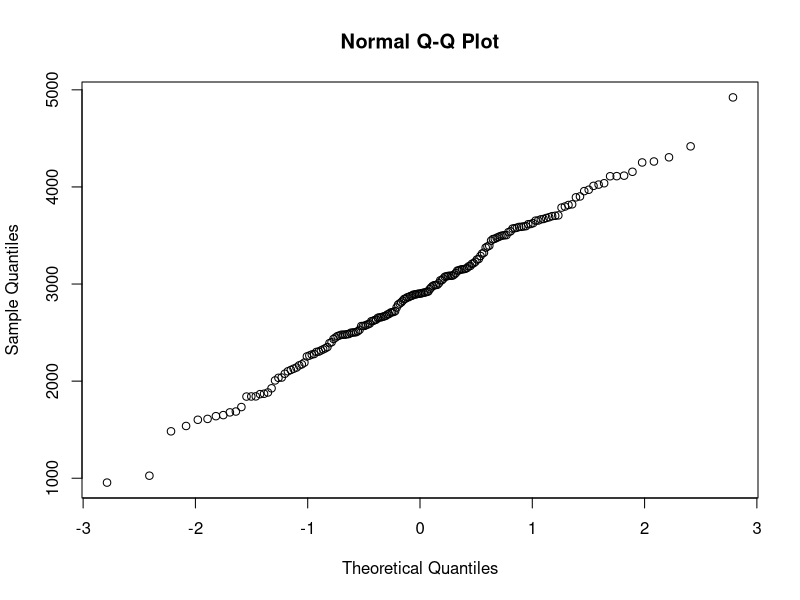
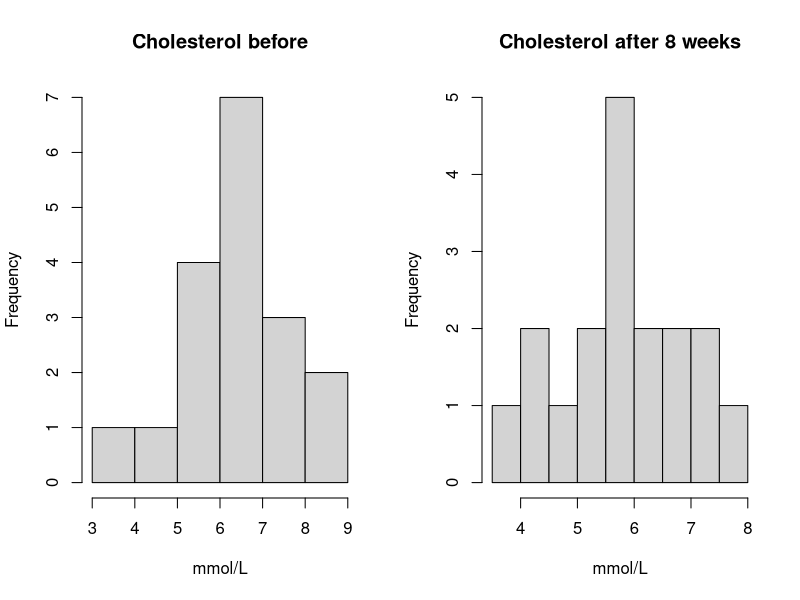
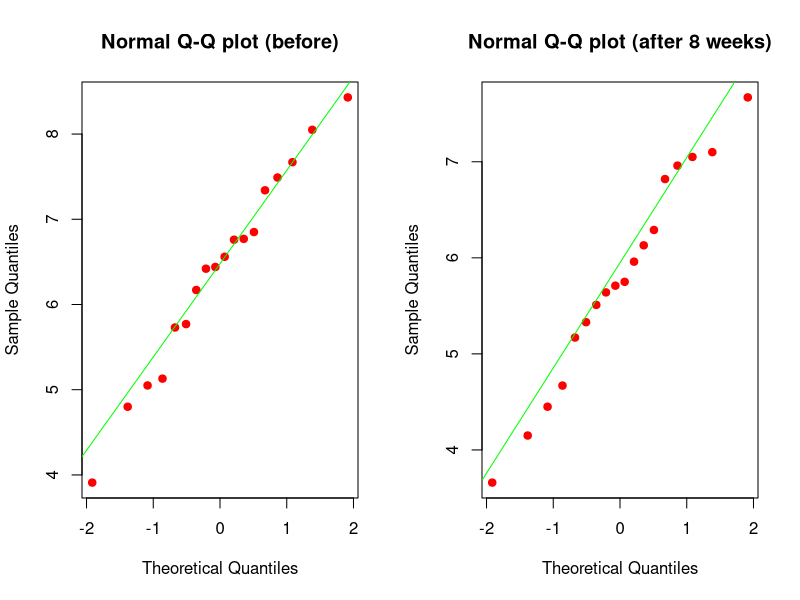
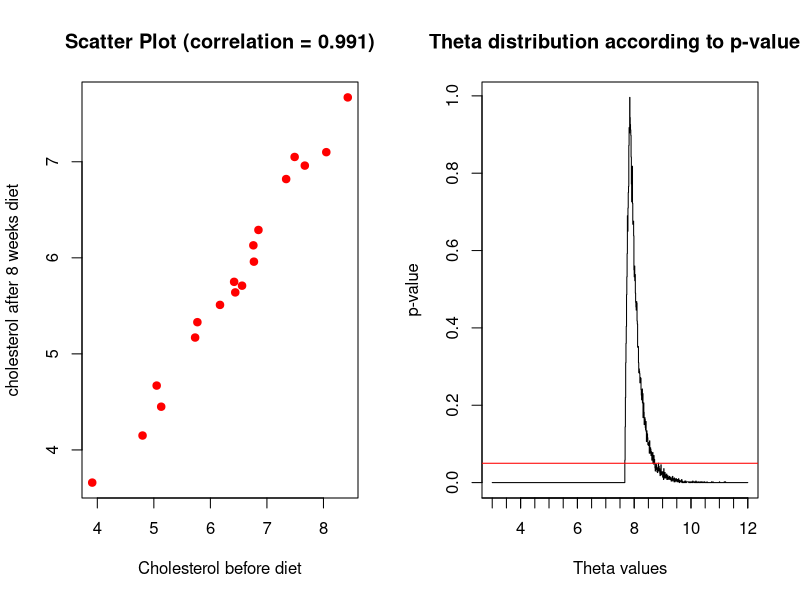
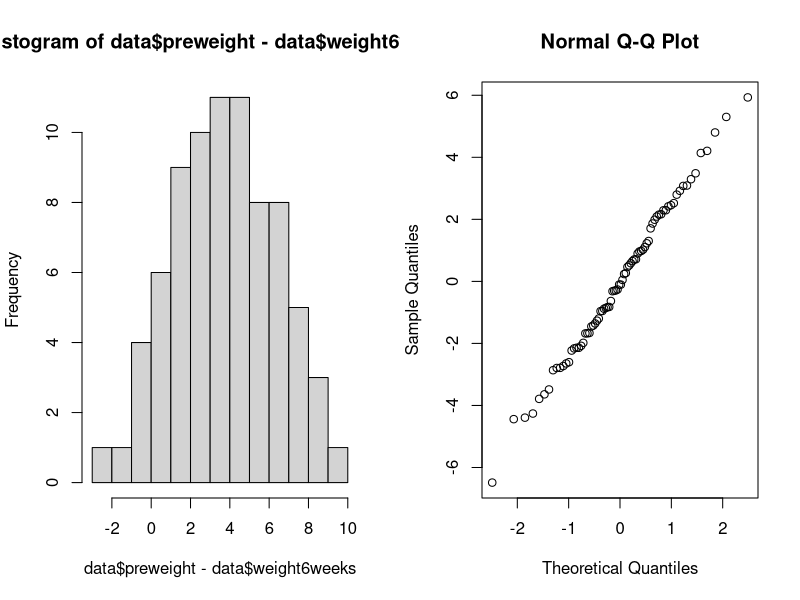
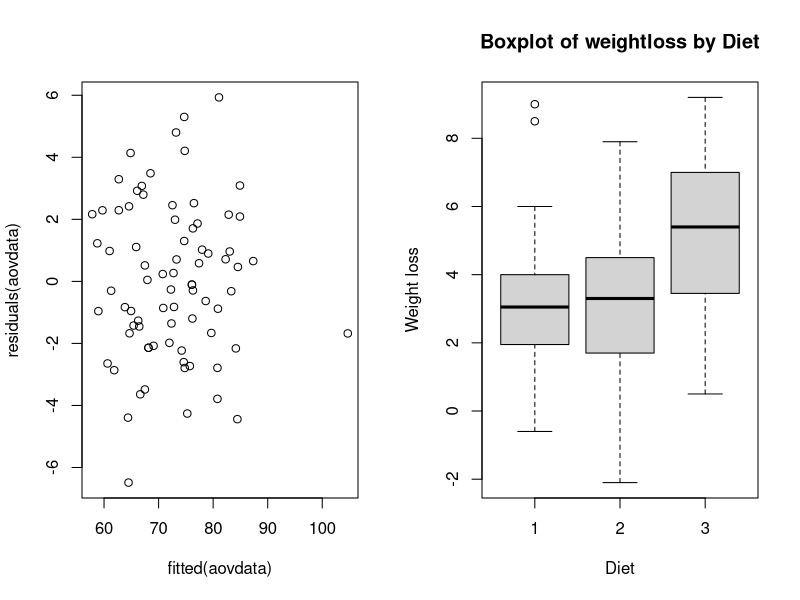
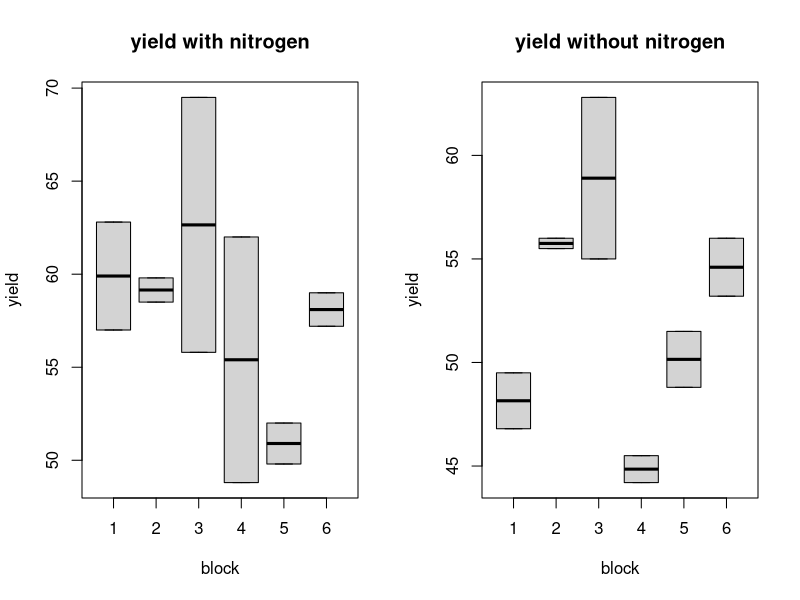
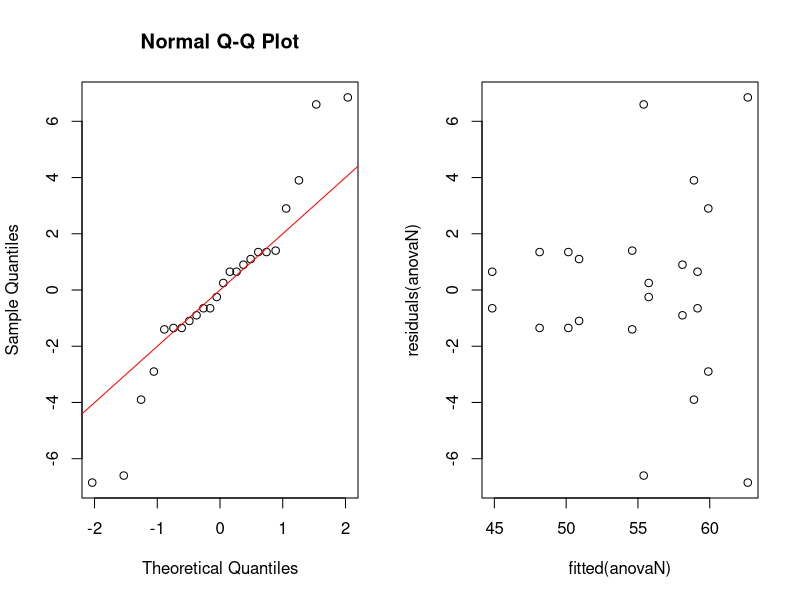

Generate these figures, in order, with R:
## ---- chunk 1
knitr::opts_chunk$set(echo = TRUE)
## ---- chunk 2
  options(digits=4)
## ---- chunk 3
  df <- read.csv('Data/birthweight.txt')
  shapiro.test(df$birthweight)[2]
  qqnorm(df$birthweight)
## ---- chunk 4
  options(digits=8)
## ---- chunk 5
  n = nrow(df)
  mu = mean(df$birthweight)
  s = sd(df$birthweight)
  z_98p = 2.05 # value from z score table for 98th percentile
  m = z_98p*s/sqrt(n) # m = 1.96s/sqrt(n)
  bounded_CI = c(mu - m, mu + m); bounded_CI #bounded 96% CI for mu
## ---- chunk 6
  options(digits=6)
## ---- chunk 7
get_m = function(n) {
  s = sd(df$birthweight)
  z_98p = 2.05 # value from z score table for 98th percentile
  m = z_98p*s/sqrt(n)
  
  return(m)
}

for (sample_size in 1:1000) {
  lower_bound = mu - get_m(sample_size)
  upper_bound = mu + get_m(sample_size)
  CI_length = upper_bound - lower_bound
  if (CI_length <= 100) {
    break
  }
}
sample_size

# bootstrap 96%-CI:
B = 1000
Tstar = 1:B
for (i in 1:B){
  Xstar = sample(df$birthweight, replace=TRUE)
  Tstar[i] = mean(Xstar)
}
Tstar20 = quantile(Tstar, 0.020)
Tstar980 = quantile(Tstar, 0.980)
sum(Tstar<Tstar20)
## ---- chunk 8
  options(digits=8)
bootstrap_CI = c(2*mu-Tstar980,2*mu-Tstar20)
bootstrap_CI
## ---- chunk 9
# H0 mean <= 2800
t.test(df$birthweight, mu=2800, alt="g")
## ---- chunk 10
  options(digits=4)
## ---- chunk 11
# sign test
p_value = binom.test(sum(df$birthweight > 2800), length(df$birthweight), alt='g')[3]
## ---- chunk 12
sprintf(p_value, fmt = '%#.4f') 
## ---- chunk 13
B = 1000
psign = numeric(B)
pttest = numeric(B)
n = 50
for(i in 1:B) {
  x = sample(df$birthweight, n)
  psign[i] = binom.test(sum(x>2800), n, alt='g')[[3]]
  pttest[i] = t.test(x, mu=2800, alt='g')[[3]]
}
power_sign = sum(psign<0.05)/B
power_ttest = sum(pttest<0.05)/B
## ---- chunk 14
  options(digits=6)
## ---- chunk 15
c(power_sign, power_ttest)
## ---- chunk 16
n = 100
p_lower = 0.25
sample_probabilities = numeric(n)
for(i in 1:n){
  x = sample(df$birthweight, n)
  sample_probabilities[i] = sum(x < 2600)/n
}
s = sd(sample_probabilities)
p_estimate = mean(sample_probabilities)
m = p_estimate - p_lower
p_upper = p_estimate + m
c(p_lower, p_estimate, p_upper)
## ---- chunk 17
p_val = numeric(100)
for(i in 1:100) {
  males_u2600 = 34
  females_u2600 = 28
  males_a2600 = 61
  females_a2600 = 65
  under_2600 = df$birthweight[df$birthweight < 2600]
  above_2600 = df$birthweight[df$birthweight > 2600]
  under_2600
  samples_males_u2600_i = sample(1:length(under_2600), males_u2600)
  samples_males_u2600 = under_2600[samples_males_u2600_i]
  samples_females_u2600 = under_2600[-samples_males_u2600_i]
  samples_males_a2600_i = sample(1:length(above_2600), males_a2600)
  samples_males_a2600 = above_2600[samples_males_a2600_i]
  samples_females_a2600 = above_2600[-samples_males_a2600_i]
  
  samples_males = c(samples_males_a2600, samples_males_u2600)
  samples_females = c(samples_females_a2600, samples_females_u2600)
  p_val[i] = t.test(samples_males, samples_females)[[3]]
}
## ---- chunk 18
  options(digits=4)
## ---- chunk 19
mean(p_val)
## ---- chunk 20
df = read.csv('Data/cholesterol.txt', header = TRUE, sep = "")
par(mfrow=c(1,2))
hist(df$Before, main = 'Cholesterol before', xlab = 'mmol/L')
hist(df$After8weeks, main = 'Cholesterol after 8 weeks', xlab = 'mmol/L')
## ---- chunk 21
par(mfrow=c(1,2))
qqnorm(df$Before, col='red', pch=19, main="Normal Q-Q plot (before)")
qqline(df$Before, col='green')
qqnorm(df$After8weeks, col='red', pch=19, main="Normal Q-Q plot (after 8 weeks)")
qqline(df$After8weeks, col='green')
## ---- chunk 22
plot(df$Before, df$After8weeks, xlab = "Cholesterol before diet",
     ylab = "cholesterol after 8 weeks diet",
     main = paste("Scatter Plot (correlation = ", round(cor(df$Before,df$After8weeks), 3),
                  collapes=")", sep=""), col='red',pch = 19)
## ---- chunk 23
ttest = t.test(df$Before, df$After8weeks, alt='g', paired=TRUE)
print(paste("p-value of two-paired t-test: ",round(ttest$p.value,3)))
wilcox_test = wilcox.test(df$Before, df$After8weeks, alt='g',paired = TRUE)
print(paste("p-value of two-paired Wilcoxon signed rank test: ",round(wilcox_test$p.value,3)))
## ---- chunk 24
sample_maxs <- c()
n = 1000
for (i in 1:n){
  sample_maxs[i] = max(sample(df$After8weeks, nrow(df), replace=TRUE))
}
estimated_upper_limit = mean(sample_maxs)
cat("Estimated Theta:", estimated_upper_limit, "\n") 
cat("Confidence interval:", quantile(sample_maxs, probs=c(0.025,0.975 )))
## ---- chunk 25

theta = 3.00; t=max(df$After8weeks); counter = 1;B=1000;
tstar=numeric(B); p_values = c(); thetas = c();
while (theta <= 12) {
  for (i in 1:B){
    xstar = runif(n=nrow(df), min=3, max=theta)
    tstar[i]=max(xstar)
    }
  p_left=sum(tstar<t)/B; p_right=sum(tstar>t)/B;
  p_values[counter]= 2*min(p_left,p_right)
  thetas[counter] = theta
  counter = counter + 1
  theta = theta + 0.01 #increment theta by  0.01
}
plot(x=thetas, y = p_values, type = "S", xlab = "Theta values", ylab="p-value", main = "Theta distribution according to p-values")
axis(1,at=seq(0,12,0.5),labels=NA)
abline(a=0.05,b=0, col='red')

df_theta = data.frame(thetas,p_values)
df_theta = dplyr::filter(df_theta, p_values > 0.05)
interval <- c(min(df_theta$theta), max(df_theta$theta))

print(interval)

## ---- chunk 26
binom.test(sum(df$After8weeks > 6), nrow(df), alt='g')

binom.test(sum(df$After8weeks > 4.5), nrow(df), alt='g', p=0.25)
## ---- chunk 27
library(dplyr)
library(multcomp)

data <- read.csv("Data/diet.txt",header = TRUE, sep = "")
## ---- chunk 28
# Test the assumptions
hist(data$preweight - data$weight6weeks, breaks=10)

# Test normality of the data
aovdata = lm(preweight~weight6weeks, data=data)

qqnorm(residuals(aovdata))
plot(fitted(aovdata),residuals(aovdata))

# Conduct a t-test to test the claim that diet affects weight loss
# p-value is small so we can reject H0 claiming that mean difference is zero.
t.test(data$preweight, data$weight6weeks, paired=TRUE)
## ---- chunk 29
# - If normality assumption is not met, Kruskal-wallis can be used
model_b <- aov(preweight - weight6weeks ~ diet, data=data)
summary(model_b)

# Which diet was the best for losing weight? 
boxplot((preweight-weight6weeks) ~ diet, data = data, xlab = "Diet", ylab = "Weight loss", main = "Boxplot of weightloss by Diet")
## ---- chunk 30
# Fit a two-way ANOVA model
data$gender = as.factor(data$gender)
data$diet =  as.factor(data$diet)

model_c <- lm(preweight - weight6weeks ~ diet * gender, data = data)
anova(model_c)

## ---- chunk 31
diet_1 = filter(data, diet==1) 
diet_2 = filter(data, diet==2) 
diet_3 = filter(data, diet==3)

avg_loss_diet_1 = mean(diet_1$preweight) - mean(diet_1$weight6weeks)
avg_loss_diet_2 = mean(diet_2$preweight) - mean(diet_2$weight6weeks)
avg_loss_diet_3 = mean(diet_3$preweight) - mean(diet_3$weight6weeks)

diet_1_predicted = mean(diet_1$preweight) - avg_loss_diet_1; diet_1_predicted
diet_2_predicted = mean(diet_2$preweight) - avg_loss_diet_2; diet_2_predicted
diet_3_predicted = mean(diet_3$preweight) - avg_loss_diet_3; diet_3_predicted
## ---- chunk 32
I=6; J=3; N=2
rbind(rep(1:I,each=N*J),rep(1:J,N*I),sample(1:(N*I*J)))

#I think this is correct:
I=3; B=6; N=2
for (i in 1:B) print(sample(1:(N*I)))
#interpretation: rows correspond to blocks, columns correspond 2 repretitions of fertilizers (N,P,K,N,P,K), cells experimental units.

#For block 1 assign unit 3 to treatment 1, unit 1 to treatment 2, etc., for block
#2 assign unit 4 to treatment 1, unit 3 to treatment 2, etc.

## ---- chunk 33
df = MASS::npk
df_nitrogen = dplyr::filter(df, N == 1)
df_no_nitrogen =  dplyr::filter(df, N == 0)
par(mfrow=c(1,2))
boxplot(yield ~ block, data=df_nitrogen, main="yield with nitrogen"); boxplot(yield ~ block, data=df_no_nitrogen, main='yield without nitrogen')
## ---- chunk 34
df$block = as.factor(df$block)
df$N = as.factor(df$N)
anovaN = lm(yield ~ block * N,data=df);anova(anovaN)

par(mfrow=c(1,2))
qqnorm(residuals(anovaN));qqline(residuals(anovaN),col='red') ;plot(fitted(anovaN),residuals(anovaN))


## ---- chunk 35
additive_model = lm(yield ~ block + N,data=df);anova(additive_model)

## ---- chunk 36
par(mfrow=c(1,2))
interaction.plot(df$block,df$N,df$yield, trace.label='Nitrogen',xlab='block',ylab='yield')
interaction.plot(df$N, df$block, df$yield, trace.label='Block', xlab='nitrogen', ylab='yield')
